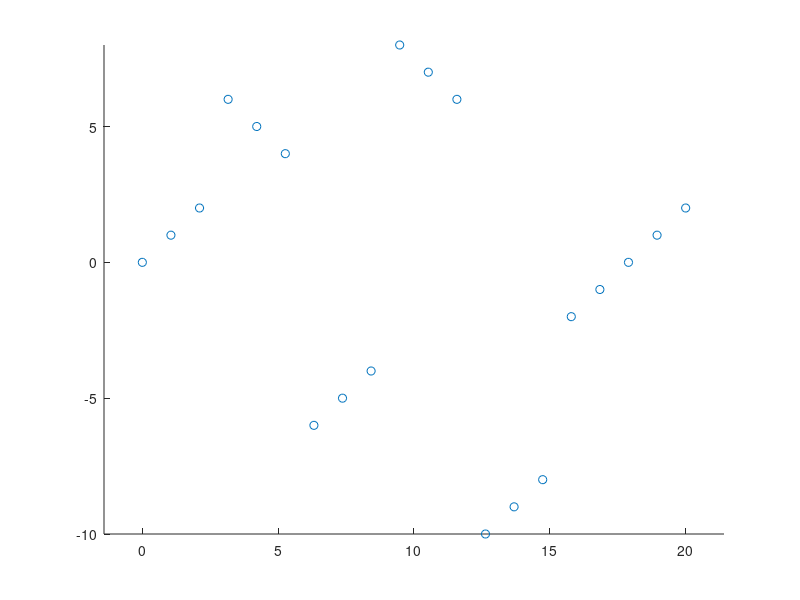

MATLAB code for this plot: (Note: this script raises an error after producing the figure.)
%% Test Linesplitting fn on sawtooth
% L Drabsch 8/4/16
close all
clear all
clc
load mydata
% load myblocks
% mydata = sortrows(mydata, 1);
% mydata = mydata(9:end,:);
fig = figure(1);
scatter(mydata(:,1),mydata(:,2));
axis equal
[Lines,IndexDomain] = LineSplit(mydata,0.2,2);
Corner = findcorner(Lines, IndexDomain, mydata);
% identify corners
